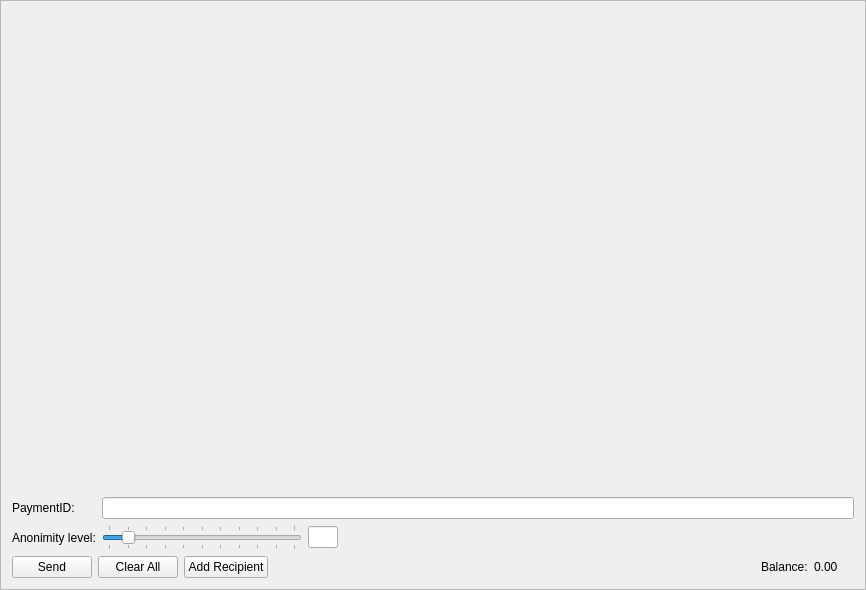
<?xml version="1.0" encoding="UTF-8"?>
<ui version="4.0">
 <class>SendFrame</class>
 <widget class="QFrame" name="SendFrame">
  <property name="geometry">
   <rect>
    <x>0</x>
    <y>0</y>
    <width>866</width>
    <height>590</height>
   </rect>
  </property>
  <property name="windowTitle">
   <string>Frame</string>
  </property>
  <property name="frameShape">
   <enum>QFrame::StyledPanel</enum>
  </property>
  <property name="frameShadow">
   <enum>QFrame::Raised</enum>
  </property>
  <layout class="QVBoxLayout" name="m_send_frame_main_layout">
   <item>
    <widget class="QScrollArea" name="m_transfersScrollarea">
     <property name="frameShape">
      <enum>QFrame::NoFrame</enum>
     </property>
     <property name="widgetResizable">
      <bool>true</bool>
     </property>
     <widget class="QWidget" name="scrollAreaWidgetContents">
      <property name="geometry">
       <rect>
        <x>0</x>
        <y>0</y>
        <width>846</width>
        <height>468</height>
       </rect>
      </property>
      <layout class="QVBoxLayout" name="m_send_frame_layout">
       <property name="leftMargin">
        <number>0</number>
       </property>
       <property name="topMargin">
        <number>0</number>
       </property>
       <property name="rightMargin">
        <number>0</number>
       </property>
       <property name="bottomMargin">
        <number>0</number>
       </property>
       <item>
        <spacer name="verticalSpacer">
         <property name="orientation">
          <enum>Qt::Vertical</enum>
         </property>
         <property name="sizeHint" stdset="0">
          <size>
           <width>20</width>
           <height>445</height>
          </size>
         </property>
        </spacer>
       </item>
      </layout>
     </widget>
    </widget>
   </item>
   <item>
    <layout class="QGridLayout" name="gridLayout">
     <property name="topMargin">
      <number>5</number>
     </property>
     <item row="1" column="2">
      <widget class="QLineEdit" name="m_mixinEdit">
       <property name="maximumSize">
        <size>
         <width>30</width>
         <height>16777215</height>
        </size>
       </property>
       <property name="text">
        <string notr="true"/>
       </property>
       <property name="maxLength">
        <number>5</number>
       </property>
       <property name="alignment">
        <set>Qt::AlignCenter</set>
       </property>
       <property name="readOnly">
        <bool>true</bool>
       </property>
      </widget>
     </item>
     <item row="0" column="1" colspan="3">
      <widget class="QLineEdit" name="m_paymentIdEdit"/>
     </item>
     <item row="1" column="0">
      <widget class="QLabel" name="label_2">
       <property name="text">
        <string>Anonimity level:</string>
       </property>
      </widget>
     </item>
     <item row="1" column="3">
      <spacer name="horizontalSpacer">
       <property name="orientation">
        <enum>Qt::Horizontal</enum>
       </property>
       <property name="sizeType">
        <enum>QSizePolicy::Expanding</enum>
       </property>
       <property name="sizeHint" stdset="0">
        <size>
         <width>298</width>
         <height>20</height>
        </size>
       </property>
      </spacer>
     </item>
     <item row="0" column="0">
      <widget class="QLabel" name="label_6">
       <property name="text">
        <string>PaymentID:</string>
       </property>
      </widget>
     </item>
     <item row="1" column="1">
      <widget class="QSlider" name="m_mixinSlider">
       <property name="maximumSize">
        <size>
         <width>200</width>
         <height>16777215</height>
        </size>
       </property>
       <property name="maximum">
        <number>10</number>
       </property>
       <property name="pageStep">
        <number>1</number>
       </property>
       <property name="value">
        <number>1</number>
       </property>
       <property name="tracking">
        <bool>false</bool>
       </property>
       <property name="orientation">
        <enum>Qt::Horizontal</enum>
       </property>
       <property name="tickPosition">
        <enum>QSlider::TicksBothSides</enum>
       </property>
       <property name="tickInterval">
        <number>1</number>
       </property>
      </widget>
     </item>
    </layout>
   </item>
   <item>
    <layout class="QHBoxLayout" name="horizontalLayout">
     <item>
      <widget class="QPushButton" name="m_sendButton">
       <property name="text">
        <string>Send</string>
       </property>
       <property name="icon">
        <iconset resource="../../resources.qrc">
         <normaloff>:/icons/send</normaloff>:/icons/send</iconset>
       </property>
      </widget>
     </item>
     <item>
      <widget class="QPushButton" name="m_clearAllButton">
       <property name="text">
        <string>Clear All</string>
       </property>
       <property name="icon">
        <iconset resource="../../resources.qrc">
         <normaloff>:/icons/remove</normaloff>:/icons/remove</iconset>
       </property>
      </widget>
     </item>
     <item>
      <widget class="QPushButton" name="m_addRecipientButton">
       <property name="text">
        <string>Add Recipient</string>
       </property>
       <property name="icon">
        <iconset resource="../../resources.qrc">
         <normaloff>:/icons/add</normaloff>:/icons/add</iconset>
       </property>
      </widget>
     </item>
     <item>
      <spacer name="horizontalSpacer_2">
       <property name="orientation">
        <enum>Qt::Horizontal</enum>
       </property>
       <property name="sizeHint" stdset="0">
        <size>
         <width>40</width>
         <height>20</height>
        </size>
       </property>
      </spacer>
     </item>
     <item>
      <widget class="QLabel" name="label_4">
       <property name="text">
        <string>Balance:</string>
       </property>
      </widget>
     </item>
     <item>
      <widget class="QLabel" name="m_balanceLabel">
       <property name="text">
        <string notr="true">0.00 </string>
       </property>
      </widget>
     </item>
     <item>
      <widget class="QLabel" name="m_tickerLabel">
       <property name="text">
        <string notr="true"/>
       </property>
      </widget>
     </item>
    </layout>
   </item>
  </layout>
 </widget>
 <tabstops>
  <tabstop>m_paymentIdEdit</tabstop>
  <tabstop>m_mixinSlider</tabstop>
  <tabstop>m_sendButton</tabstop>
  <tabstop>m_clearAllButton</tabstop>
  <tabstop>m_addRecipientButton</tabstop>
  <tabstop>m_transfersScrollarea</tabstop>
  <tabstop>m_mixinEdit</tabstop>
 </tabstops>
 <resources>
  <include location="../../resources.qrc"/>
 </resources>
 <connections>
  <connection>
   <sender>m_addRecipientButton</sender>
   <signal>clicked()</signal>
   <receiver>SendFrame</receiver>
   <slot>addRecipientClicked()</slot>
   <hints>
    <hint type="sourcelabel">
     <x>282</x>
     <y>561</y>
    </hint>
    <hint type="destinationlabel">
     <x>432</x>
     <y>294</y>
    </hint>
   </hints>
  </connection>
  <connection>
   <sender>m_clearAllButton</sender>
   <signal>clicked()</signal>
   <receiver>SendFrame</receiver>
   <slot>clearAllClicked()</slot>
   <hints>
    <hint type="sourcelabel">
     <x>154</x>
     <y>561</y>
    </hint>
    <hint type="destinationlabel">
     <x>432</x>
     <y>294</y>
    </hint>
   </hints>
  </connection>
  <connection>
   <sender>m_sendButton</sender>
   <signal>clicked()</signal>
   <receiver>SendFrame</receiver>
   <slot>sendClicked()</slot>
   <hints>
    <hint type="sourcelabel">
     <x>53</x>
     <y>561</y>
    </hint>
    <hint type="destinationlabel">
     <x>432</x>
     <y>294</y>
    </hint>
   </hints>
  </connection>
  <connection>
   <sender>m_mixinSlider</sender>
   <signal>valueChanged(int)</signal>
   <receiver>SendFrame</receiver>
   <slot>mixinValueChanged(int)</slot>
   <hints>
    <hint type="sourcelabel">
     <x>221</x>
     <y>520</y>
    </hint>
    <hint type="destinationlabel">
     <x>432</x>
     <y>294</y>
    </hint>
   </hints>
  </connection>
 </connections>
 <slots>
  <slot>sendClicked()</slot>
  <slot>clearAllClicked()</slot>
  <slot>addRecipientClicked()</slot>
  <slot>mixinValueChanged(int)</slot>
 </slots>
</ui>
